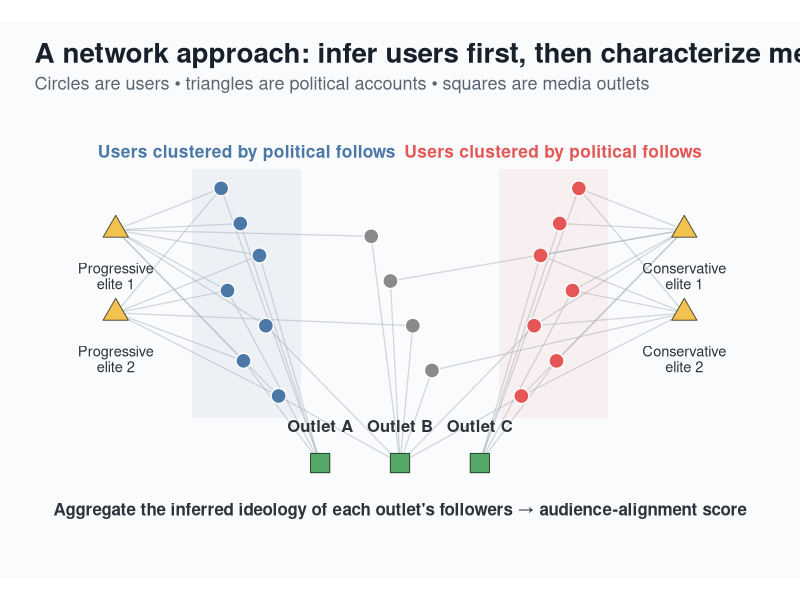
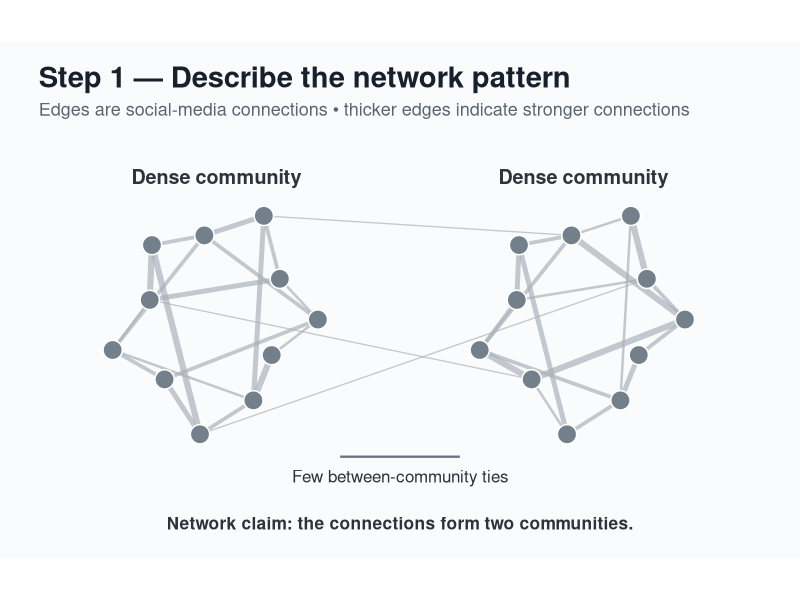
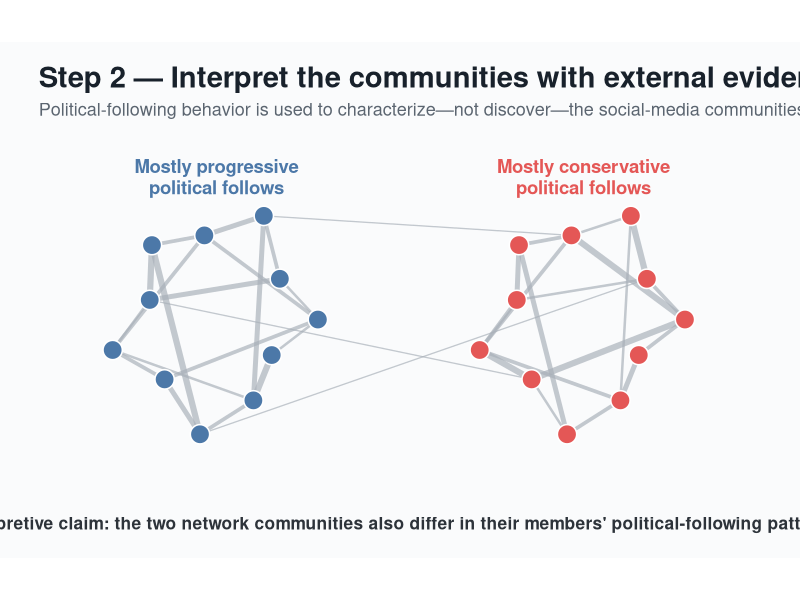

Reproduce these figures in R, in order.
library(tidyverse)

users <- tibble(
  id = paste0("U", 1:18),
  cluster = rep(c("Progressive-following users", "Conservative-following users", "Cross-cutting users"), c(7, 7, 4)),
  x = c(-2.8, -2.5, -2.2, -2.7, -2.1, -2.45, -1.9,
         2.8, 2.5, 2.2, 2.7, 2.1, 2.45, 1.9,
         -0.45, -0.15, 0.2, 0.5),
  y = c(1.8, 1.25, 0.75, 0.2, -0.35, -0.9, -1.45,
        1.8, 1.25, 0.75, 0.2, -0.35, -0.9, -1.45,
        1.05, 0.35, -0.35, -1.05)
)

accounts <- tribble(
  ~id, ~label, ~kind, ~x, ~y,
  "LP1", "Progressive\nelite 1", "Political account", -4.45, 1.15,
  "LP2", "Progressive\nelite 2", "Political account", -4.45, -0.15,
  "RP1", "Conservative\nelite 1", "Political account", 4.45, 1.15,
  "RP2", "Conservative\nelite 2", "Political account", 4.45, -0.15,
  "MA", "Outlet A", "Media outlet", -1.25, -2.5,
  "MB", "Outlet B", "Media outlet", 0, -2.5,
  "MC", "Outlet C", "Media outlet", 1.25, -2.5
)

edge_list <- bind_rows(
  expand_grid(from = paste0("U", 1:7), to = c("LP1", "LP2")) %>%
    filter(!(from %in% c("U2", "U5") & to == "LP2")),
  expand_grid(from = paste0("U", 8:14), to = c("RP1", "RP2")) %>%
    filter(!(from %in% c("U9", "U13") & to == "RP2")),
  tibble(from = paste0("U", 15:18), to = c("LP1", "RP1", "LP2", "RP2")),
  tibble(from = paste0("U", 1:7), to = c("MA", "MA", "MA", "MA", "MB", "MA", "MB")),
  tibble(from = paste0("U", 8:14), to = c("MC", "MC", "MC", "MC", "MB", "MC", "MB")),
  tibble(from = paste0("U", 15:18), to = c("MB", "MB", "MB", "MB"))
)

nodes <- bind_rows(
  users %>% transmute(id, label = id, kind = "User", x, y, cluster),
  accounts %>% mutate(cluster = kind)
)

edges <- edge_list %>%
  left_join(nodes %>% select(from = id, x_from = x, y_from = y), by = "from") %>%
  left_join(nodes %>% select(to = id, x_to = x, y_to = y), by = "to")

cluster_colors <- c(
  "Progressive-following users" = "#4C78A8",
  "Conservative-following users" = "#E45756",
  "Cross-cutting users" = "#8A8A8A"
)

p <- ggplot() +
  annotate("rect", xmin = -3.25, xmax = -1.55, ymin = -1.8, ymax = 2.1,
           fill = "#4C78A8", alpha = .07) +
  annotate("rect", xmin = 1.55, xmax = 3.25, ymin = -1.8, ymax = 2.1,
           fill = "#E45756", alpha = .07) +
  geom_segment(
    data = edges,
    aes(x = x_from, y = y_from, xend = x_to, yend = y_to),
    color = "#A8AFB8", linewidth = .45, alpha = .48
  ) +
  geom_point(
    data = users,
    aes(x, y, fill = cluster), shape = 21, color = "white", stroke = .7, size = 4.6
  ) +
  geom_point(
    data = accounts %>% filter(kind == "Political account"),
    aes(x, y), shape = 24, fill = "#F2C14E", color = "#514A32", size = 6
  ) +
  geom_point(
    data = accounts %>% filter(kind == "Media outlet"),
    aes(x, y), shape = 22, fill = "#55A868", color = "#24452A", size = 7
  ) +
  geom_text(
    data = accounts %>% filter(kind == "Political account"),
    aes(x, y, label = label), size = 3.7, lineheight = .9,
    nudge_y = -.72, color = "#2D333A"
  ) +
  geom_text(
    data = accounts %>% filter(kind == "Media outlet"),
    aes(x, y, label = label), size = 4.2, fontface = "bold",
    nudge_y = .58, color = "#2D333A"
  ) +
  annotate("text", x = -2.4, y = 2.38, label = "Users clustered by political follows",
           color = "#4C78A8", fontface = "bold", size = 4.4) +
  annotate("text", x = 2.4, y = 2.38, label = "Users clustered by political follows",
           color = "#E45756", fontface = "bold", size = 4.4) +
  annotate("text", x = 0, y = -3.22,
           label = "Aggregate the inferred ideology of each outlet's followers → audience-alignment score",
           color = "#2D333A", fontface = "bold", size = 4.3) +
  scale_fill_manual(values = cluster_colors) +
  coord_equal(xlim = c(-5.2, 5.2), ylim = c(-3.55, 2.75), clip = "off") +
  labs(
    title = "A network approach: infer users first, then characterize media audiences",
    subtitle = "Circles are users • triangles are political accounts • squares are media outlets",
    fill = NULL
  ) +
  theme_void(base_size = 14) +
  theme(
    plot.title = element_text(face = "bold", size = 20, color = "#18212B", margin = margin(b = 5)),
    plot.subtitle = element_text(size = 13, color = "#5B6570", margin = margin(b = 10)),
    legend.position = "none",
    plot.margin = margin(15, 25, 20, 25),
    plot.background = element_rect(fill = "#FAFBFC", color = NA)
  )

ggsave(
  "assets/network-audience-alignment.png", p,
  width = 13.5, height = 7.6, units = "in", dpi = 180, bg = "#FAFBFC"
)

# Two-stage version for distinguishing network description from interpretation.
set.seed(522)
community_nodes <- tibble(
  id = paste0("P", 1:22),
  community = rep(c("Community 1", "Community 2"), each = 11),
  ideology = rep(c("Mostly progressive political follows", "Mostly conservative political follows"), each = 11),
  angle = rep(seq(0, 2 * pi, length.out = 12)[-12], 2),
  radius = rep(c(1.05, .78, 1.18, .88, 1.02, .72, 1.12, .82, 1.2, .92, .68), 2),
  x = if_else(community == "Community 1", -1.9, 1.9) + radius * cos(angle),
  y = radius * sin(angle)
)

within_edges <- map_dfr(c("Community 1", "Community 2"), function(g) {
  ids <- community_nodes %>% filter(community == g) %>% pull(id)
  tibble(
    from = c(ids, ids[c(1, 2, 4, 5, 7, 8, 10)]),
    to = c(dplyr::lead(ids, default = ids[1]), ids[c(4, 6, 7, 9, 10, 1, 3)])
  )
})

between_edges <- tribble(
  ~from, ~to,
  "P3", "P15",
  "P6", "P19",
  "P9", "P13"
)

community_edges <- bind_rows(within_edges, between_edges) %>%
  mutate(
    between = (as.integer(str_remove(from, "P")) <= 11) != (as.integer(str_remove(to, "P")) <= 11),
    strength = if_else(between, 1, rep(c(2, 3, 4, 3, 5), length.out = n()))
  ) %>%
  left_join(community_nodes %>% select(from = id, x_from = x, y_from = y), by = "from") %>%
  left_join(community_nodes %>% select(to = id, x_to = x, y_to = y), by = "to")

base_network <- ggplot() +
  geom_segment(
    data = community_edges,
    aes(x = x_from, y = y_from, xend = x_to, yend = y_to, linewidth = strength),
    color = "#A8AFB8", alpha = .68
  ) +
  scale_linewidth(range = c(.45, 2.1), guide = "none") +
  coord_equal(xlim = c(-3.4, 3.4), ylim = c(-1.75, 1.75), clip = "off") +
  theme_void(base_size = 14) +
  theme(
    plot.title = element_text(face = "bold", size = 21, color = "#18212B", margin = margin(b = 6)),
    plot.subtitle = element_text(size = 13, color = "#5B6570", margin = margin(b = 10)),
    plot.caption = element_text(size = 12.5, color = "#2D333A", face = "bold", hjust = .5, margin = margin(t = 8)),
    plot.margin = margin(18, 28, 18, 28),
    plot.background = element_rect(fill = "#FAFBFC", color = NA)
  )

p_network <- base_network +
  geom_point(
    data = community_nodes, aes(x, y),
    shape = 21, fill = "#73808C", color = "white", stroke = .8, size = 6
  ) +
  annotate("text", x = -1.9, y = 1.48, label = "Dense community", fontface = "bold", size = 5, color = "#2D333A") +
  annotate("text", x = 1.9, y = 1.48, label = "Dense community", fontface = "bold", size = 5, color = "#2D333A") +
  annotate("segment", x = -.62, xend = .62, y = -1.42, yend = -1.42,
           color = "#69737E", linewidth = .8) +
  annotate("text", x = 0, y = -1.62, label = "Few between-community ties", size = 4.3, color = "#2D333A") +
  labs(
    title = "Step 1 — Describe the network pattern",
    subtitle = "Edges are social-media connections • thicker edges indicate stronger connections",
    caption = "Network claim: the connections form two communities."
  )

p_interpreted <- base_network +
  geom_point(
    data = community_nodes,
    aes(x, y, fill = ideology), shape = 21, color = "white", stroke = .8, size = 6
  ) +
  annotate("text", x = -1.9, y = 1.48, label = "Mostly progressive\npolitical follows",
           fontface = "bold", lineheight = .95, size = 4.7, color = "#4C78A8") +
  annotate("text", x = 1.9, y = 1.48, label = "Mostly conservative\npolitical follows",
           fontface = "bold", lineheight = .95, size = 4.7, color = "#E45756") +
  scale_fill_manual(values = c(
    "Mostly progressive political follows" = "#4C78A8",
    "Mostly conservative political follows" = "#E45756"
  )) +
  guides(fill = "none") +
  labs(
    title = "Step 2 — Interpret the communities with external evidence",
    subtitle = "Political-following behavior is used to characterize—not discover—the social-media communities",
    caption = "Interpretive claim: the two network communities also differ in their members' political-following patterns."
  )

ggsave(
  "assets/network-communities.png", p_network,
  width = 13.5, height = 7.6, units = "in", dpi = 180, bg = "#FAFBFC"
)

ggsave(
  "assets/network-communities-interpreted.png", p_interpreted,
  width = 13.5, height = 7.6, units = "in", dpi = 180, bg = "#FAFBFC"
)
